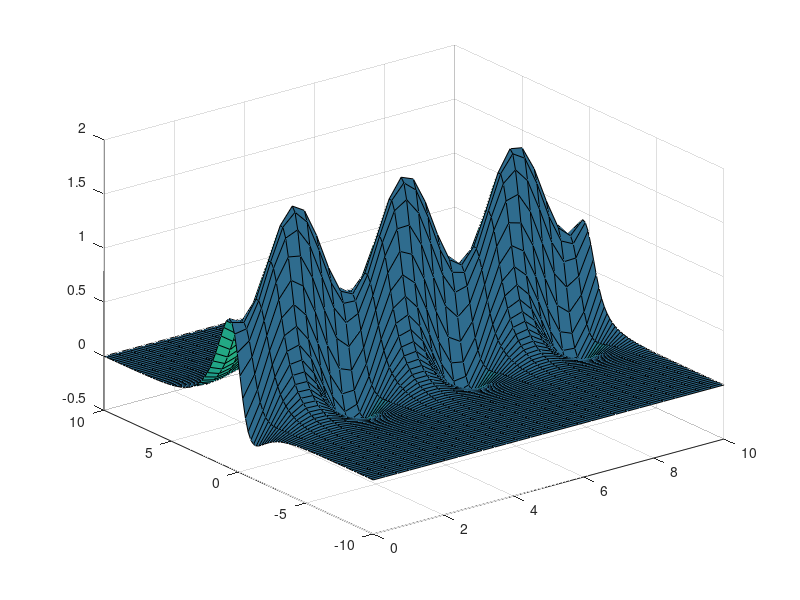
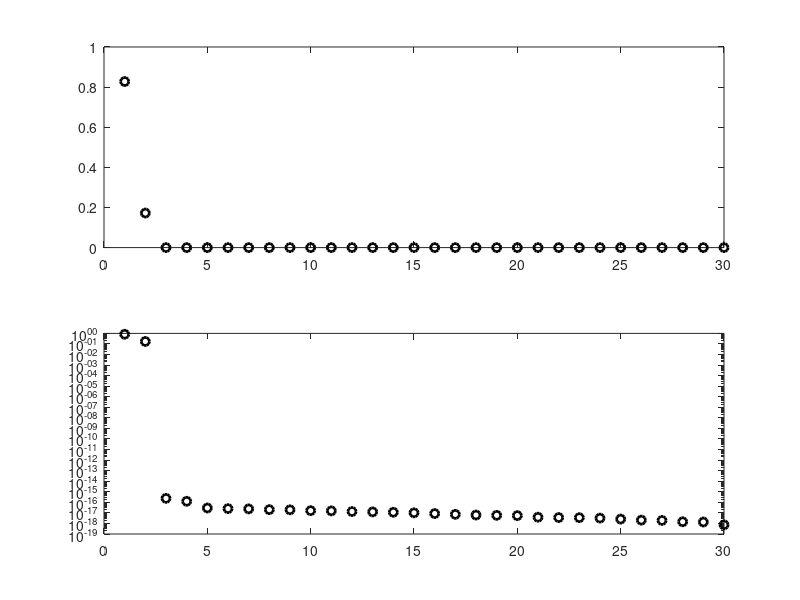
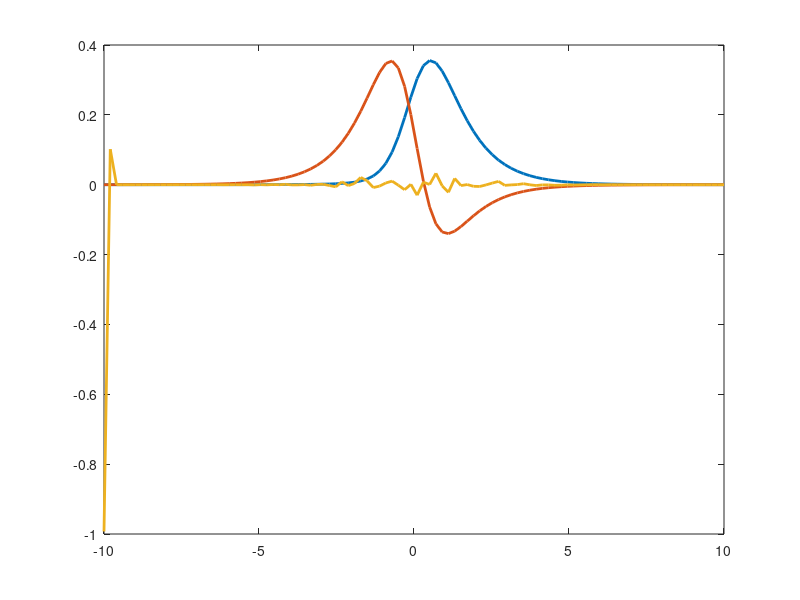
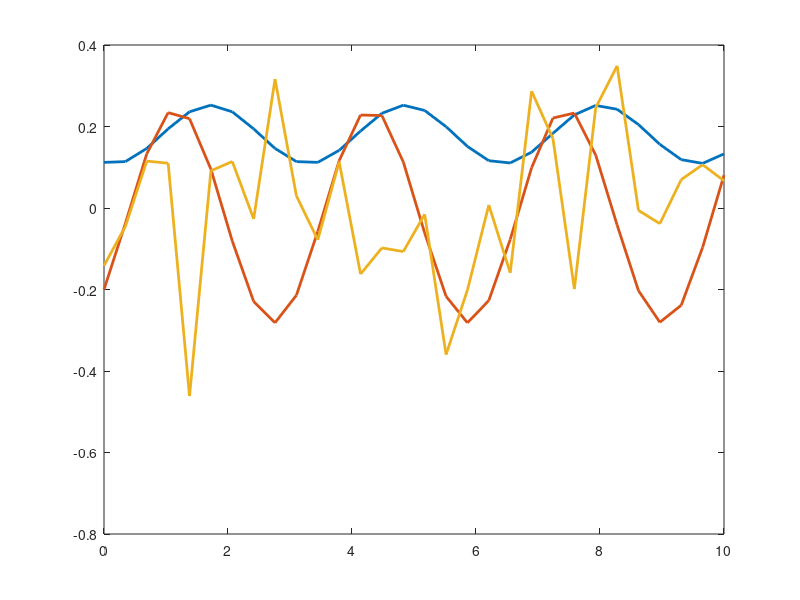

These charts were generated, in order, by the following MATLAB code:
%% DJC AMATH 582 - lecture on 2/5/2016 
close all,clear all;clc
x = linspace(0,1,25);
t = linspace(0,2,50); 

% 25 rows is space, 50 columns is time 
[T,X] = meshgrid(t,x);
f = exp(-abs((X-0.5).*(T-1)))+sin(X.*T);

% reduced gives you NOT square matrix, econ only gives you out what you
% want. In GENERAL, use economy method 
[u,s,v] = svd(f,'econ'); 

figure
surfl(X,T,f),% shading interp, colormap(hot) 

% look at diagonal of matrix S - singular values
figure
plot(diag(s),'ko','Linewidth',[2])

% to get percentage in mode
subplot(2,1,1) % plot normal
plot(diag(s)/sum(diag(s)),'ko','Linewidth',[2])
subplot(2,1,2) % plot semilog
semilogy(diag(s)/sum(diag(s)),'ko','Linewidth',[2])

% look at the modes 
figure
plot(x,u(:,1:3),'Linewidth',[2])

% look at temporal part - columns of v
figure
plot(t,v(:,1:3),'Linewidth',[2])

% low rank reconstruction 
figure
subplot(2,2,1), surfl(X,T,f)
for j = 1:3
   ff = u(:,1:j)*s(1:j,1:j)*v(:,1:j)';
   subplot(2,2,j+1)
   surfl(X,T,ff)
    
end

%% next example
close all,clear all;clc
x = linspace(-10,10,100);
t = linspace(0,10,30); 

% 25 rows is space, 50 columns is time 
[X,T] = meshgrid(x,t);
f = sech(X).*(1-0.5*cos(2*T))+(sech(X).*tanh(X)).*(1-0.5*sin(2*T));
[u,s,v] = svd(f','econ'); % he SVD'ed transpose 


figure(1)
surfl(T,X,f),% shading interp, colormap(hot) 

% look at diagonal of matrix S - singular values
figure(2)
plot(diag(s),'ko','Linewidth',[2])

% to get percentage in mode
subplot(2,1,1) % plot normal
plot(diag(s)/sum(diag(s)),'ko','Linewidth',[2])
subplot(2,1,2) % plot semilog
semilogy(diag(s)/sum(diag(s)),'ko','Linewidth',[2])

% look at the modes 
figure(3)
plot(x,u(:,1:3),'Linewidth',[2])

figure(4)
% look at temporal part - columns of v
plot(t,v(:,1:3),'Linewidth',[2])


% low rank reconstruction 
figure(5)
subplot(2,2,1), surfl(X,T,f)
for j = 1:3
   ff = u(:,1:j)*s(1:j,1:j)*v(:,1:j)';
   subplot(2,2,j+1)
   surfl(X,T,ff')
    
end
